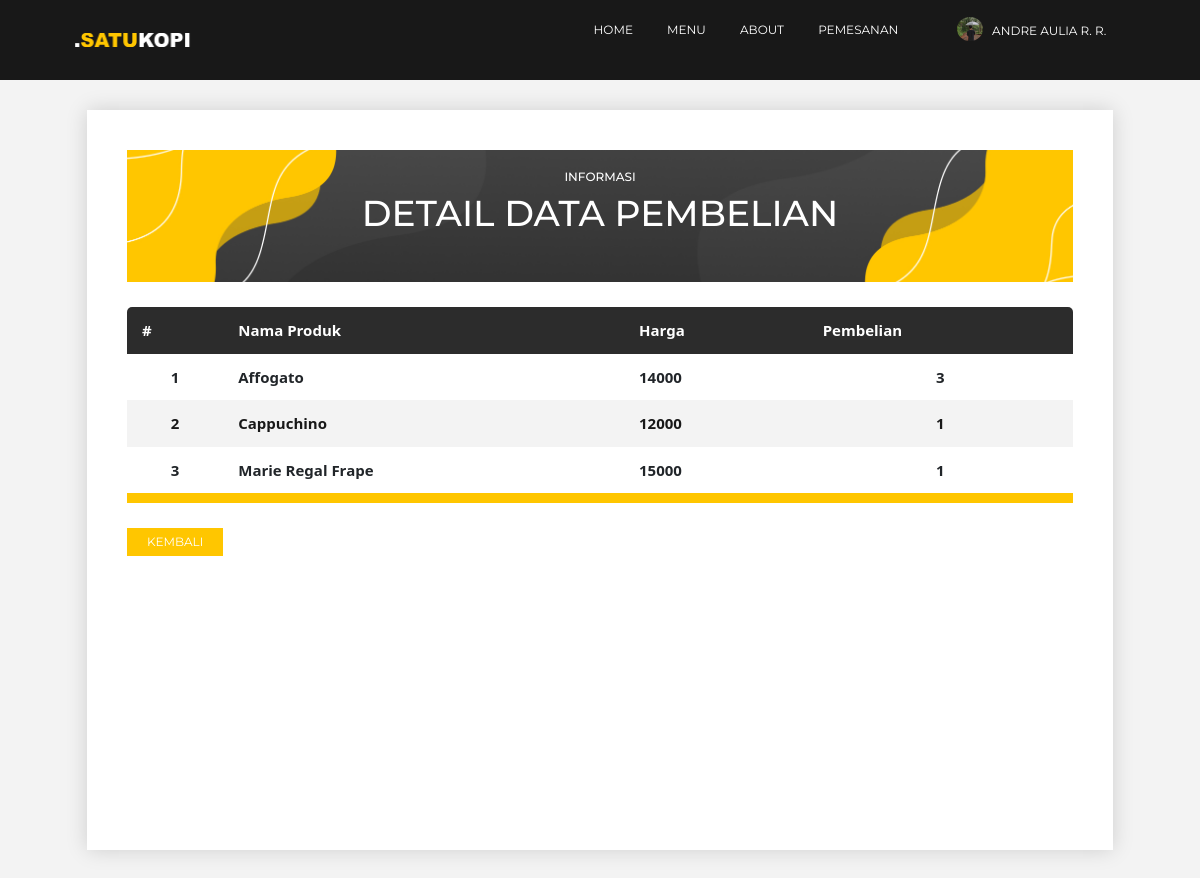
/pembeli/detail-data-pembelian.php?id_pembelian=17 (signed in), run on the app's committed database.
### tables this page shows
CREATE TABLE `dt_detail_pembelian` (
  `id_detail` int(11) NOT NULL,
  `id_pembelian` int(11) NOT NULL,
  `id_menu` int(11) NOT NULL,
  `pembelian` int(11) NOT NULL
);

CREATE TABLE `dt_menu` (
  `id_menu` int(255) NOT NULL,
  `nama_produk` varchar(255) NOT NULL,
  `harga` varchar(10) NOT NULL,
  `tipe` text NOT NULL,
  `keterangan` varchar(255) NOT NULL,
  `foto` varchar(255) NOT NULL
);

### pembeli/detail-data-pembelian.php (the view, shortened to what this page needs)
<!DOCTYPE html>
<html>
<head>
    <link rel="stylesheet" href="detail-data-pembelian.css">
     <?php require_once 'header.php'; ?>
</head>
<body>
 <?php include_once("koneksi.php"); ?>
<section id="tampilan-1">
    <div class="navbar">
        <div class="navbar-kiri">
            <img src="../gambar/logo-nav.png">
        </div>
        <div class="navbar-tengah">
            <ul>
            <li><a href="home.php">Home</a></li>
            <li><a href="menu.php">Menu</a></li>
            <li><a href="about.php">About</a></li>
            <li class="dropdown"><a href="#.php">Pemesanan</a>
        </ul>
        </div>
        <div class="navbar-kanan">
            <div class="nav-k-kiri">
                <div class="kiri-foto">
                    <img src="../gambar/<?php echo $_SESSION['user_global']->foto ?>">
                </div>
            </div>
            <div class="nav-k-kanan">
                <ul>
                    <li class="dropdown"><a href="profil.php"><?php echo $_SESSION['user_global']->nama ?></a>
            </li>
        </ul>
            </div>
        </div>
    </div>
</section>
<section id="tampilan-2">
    <div class="container-1">
        <div class="atas">
        <h1>INFORMASI</h1>
        <h2>DETAIL DATA PEMBELIAN</h2>
    </div>
        <table class="table-conten">
            <thead>
                <tr>
                <th>#</th>
                 <th>Nama Produk</th>
                 <th>Harga</th>
                 <th>Pembelian</th>
                </tr>
            </thead>
            <tbody>
               <?php
    $query = mysqli_query($koneksi, "SELECT * FROM `dt_detail_pembelian` INNER JOIN dt_menu ON dt_detail_pembelian.id_menu = dt_menu.id_menu WHERE id_pembelian = '$_GET[id_pembelian]'");
    $no = 1;
    while($detail = $query->fetch_assoc()) :
    ?>
                <tr>
                    <td align="center"><?= $no++; ?></td>
                <td><?= $detail['nama_produk']; ?></td>
                <td><?= $detail['harga']; ?></td>
                <td align="center"><?= $detail['pembelian']; ?></td>
                </tr>
                <?php endwhile; ?>
            </tbody>
        </table>
        <div class="tombol-1">
        <a href="data-pembelian.php">
           <button>KEMBALI</button></a>
        </div>
        </div>
        </section>
</body>
</html>

### pembeli/detail-data-pembelian.css (style rules this page uses)
* { margin: 0px; padding: 0px; }
#tampilan-1 { height: 10vh; background-color: #2c2c2c; }
.navbar { width: 100%; height: 100%; display: flex; background-color: #181818; }
.navbar .navbar-kiri { width: 20%; height: 100%; display: flex; justify-content: center; align-items: center; }
.navbar .navbar-kiri img { width: 50%; }
.navbar .navbar-tengah { width: 60%; height: 100%; padding-left: 25%; padding-top: 0.7%; }
.navbar .navbar-tengah ul li { list-style: none; display: inline-block; margin-left: 20px; margin-right: 10px; }
.navbar .navbar-tengah ul li a { text-decoration: none; color: white; text-transform: uppercase; font-family: 'Montserrat', sans-serif; font-size: 1vw; }
.navbar .navbar-kanan { width: 20%; height: 100%; }
.navbar .navbar-kanan .nav-k-kiri { width: 17%; height: 100%; float: left; padding: 7px; }
.navbar .navbar-kanan .nav-k-kiri .kiri-foto img { height: 100%; width: 100%; top:0; left:0; object-fit: cover; border-radius: 100%; border-style: none; }
.navbar .navbar-kanan .nav-k-kanan { width: 83%; height: 100%; float: right; padding-top: 4%; }
.navbar .navbar-kanan .nav-k-kanan ul li { list-style: none; display: inline-block; margin-left: -30px; }
.navbar .navbar-kanan .nav-k-kanan ul li a { text-decoration: none; color: white; text-transform: uppercase; font-family: 'Montserrat', sans-serif; font-size: 1vw; }
#tampilan-2 { height: 100vh; background: #f3f3f3; justify-content: center; display: flex; padding: 30px; }
.container-1 { height: 100%; width: 90%; padding: 10px; background-color: white; padding: 40px; box-shadow: 0 0 20px rgba(0,0,0,0.15); }
.container-1 .atas { background-image: url(../gambar/Background-data.jpg); background-position: center; background-size: cover; width: 100%; height: 20%; margin-bottom: 20px; text-align: center; padding: 20px; }
.container-1 .atas h1 { font-family: 'Montserrat', sans-serif; font-size: 1vw; color: white }
.container-1 .atas h2 { font-family: 'Montserrat', sans-serif; font-size: 3vw; color: white }
.table-conten { border-collapse: collapse; width: 100%; font-size: 15px; margin: 25px 0; border-radius: 5px 5px 0px 0px; overflow: hidden; }
.table-conten thead tr { background-color: #2c2c2c; color: white; text-align: left; border-spacing: 50px; padding: 20px; }
.table-conten th, .table-conten td { padding: 12px 15px; font-weight: bold; }
.table-conten tbody tr { margin: 25px; }
.table-conten tbody tr:nth-of-type(even) { background-color: #f3f3f3; font-weight: bold; color: #181818; }
.table-conten tbody tr:last-of-type { border-bottom: 10px solid #ffc600 }
.tombol-1 button { background: #ffc600; border-style: none; padding: 5px 20px; color: white; font-family: 'Montserrat', sans-serif; font-size: 1vw; }

### data on the page
dt_detail_pembelian: id_menu.nama_produk "Affogato", id_menu.harga "14000", pembelian "3"
dt_detail_pembelian: id_menu.nama_produk "Cappuchino", id_menu.harga "12000", pembelian "1"
dt_detail_pembelian: id_menu.nama_produk "Marie Regal Frape", id_menu.harga "15000", pembelian "1"

### other printed values
$_SESSION['user_global']->nama "ANDRE AULIA R. R."
